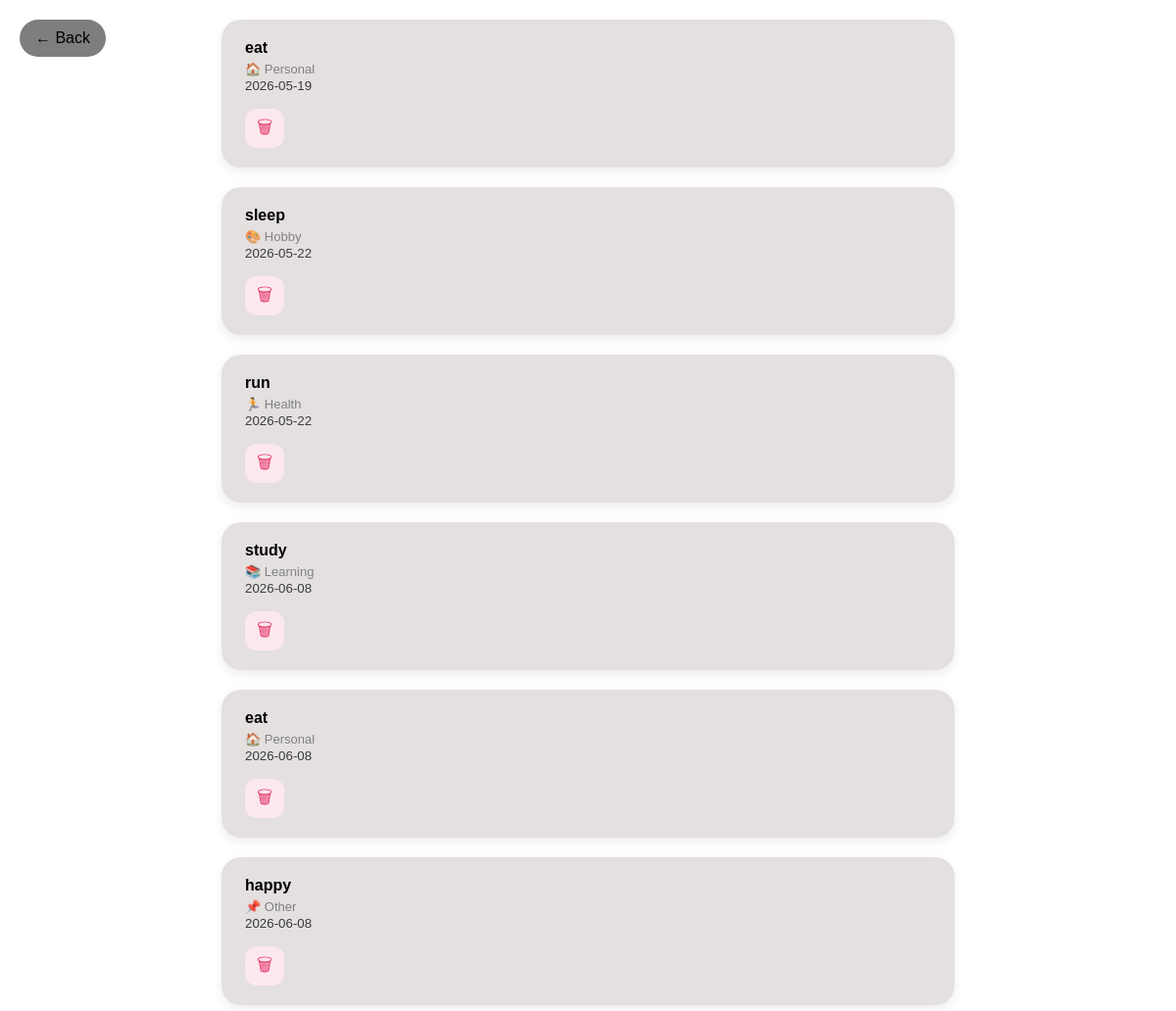
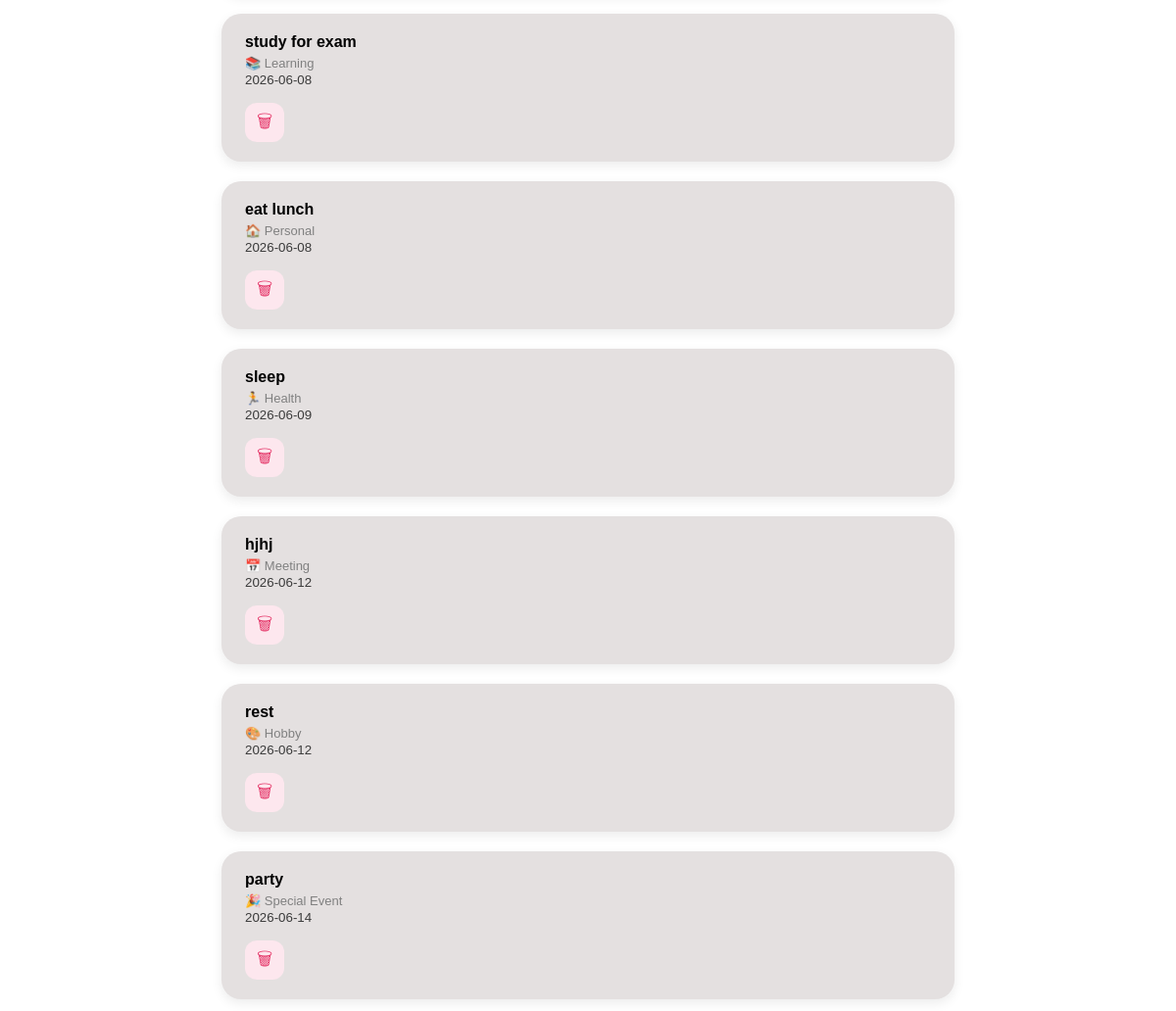
The app's page /history with its own data (2 pictures, top to bottom).
### tables this page shows
CREATE TABLE tasks (
        id INTEGER PRIMARY KEY AUTOINCREMENT,
        name TEXT,
        category TEXT,
        status TEXT,
        date TEXT
    );

### app.py (the view)
@app.route("/history")
def history():
    conn = sqlite3.connect("tasks.db")
    cursor = conn.cursor()
    cursor.execute("SELECT * FROM tasks WHERE status='completed' ")
    completed_rows = cursor.fetchall()
    conn.close()
    category_icons = {
        "Learning": "📚",
        "Work": "💼",
        "Health": "🏃",
        "Shopping": "🛒",
        "Personal": "🏠",
        "Hobby": "🎨",
        "Finance": "💰",
        "Meeting": "📅",
        "Design": "🖌️",
        "Special Event": "🎉",
        "Other": "📌"
    }
    completed_tasks = []
    for row in completed_rows:
        completed_tasks.append({
            "id": row[0],
            "name": row[1],
            "category": row[2],
            "status": row[3],
            "date": row[4],
            "icon": category_icons.get(row[2], "📌")
        })
        completed_count = len(completed_tasks)
    return render_template("history.html", completed_tasks=completed_tasks,
                            completed_count=completed_count)

### templates/history.html (shortened to what this page needs)
<!DOCTYPE html>
<html>
    <head>
    <link rel="stylesheet" href="{{ url_for('static', filename='style.css') }}">
    </head>
    <body>
        <div class="completed-tasks">
            <a href="/home" class="back-btn2">← Back</a>
    {% if completed_tasks %}
     {% for task in completed_tasks %}
        <div class="task-card">
         <div class="task-header">
            <div class="task-text">
              <h4>{{ task.name }}</h4>
              <p>{{ task.icon }} {{ task.category }}</p>
              <small>{{ task.date }}</small>
                </div>
            <div class="task-buttons">
             <button class="delete-btn" onclick="deleteTask('{{ task.id }}')"> 🗑 </button>
             </div>
                </div>
                  </div>
        {% endfor %}
    {% else %}
        <p>No completed tasks yet.</p>
    {% endif %}
</div>
    </body>
</html>

### static/style.css (style rules this page uses)
body { background-color: #f3bce7; font-family: "Segoe UI", sans-serif; margin: 0; }
body { margin: 0; font-family: 'segoe UI',sans-serif; background:white; }
.task-card { background:rgb(228, 224, 224); max-width:700px; margin:20px auto; padding: 20px 24px; margin-bottom: 12px; border-radius: 20px; box-shadow: 0 4px 12px rgba(0,0,0,0.08); }
.task-text { flex:1; }
.task-text h4 { margin:0 0 8px 0; }
.task-text p { margin:5px 0; }
.task-text small { color:#3b3b3b; }
.task-card h4 { margin: 0; font-size: 16px; }
.task-card p { margin: 5px 0 0; font-size: 13px; color: gray; }
.task-buttons { display: flex; gap: 10px; margin-top:15px; }
.task-buttons button { width: 40px; height: 40px; border: none; border-radius: 12px; cursor: pointer; font-size: 18px; transition:0.2s; }
.delete-btn { background: #FDE7EE; color: #E5396B; border: none; padding: 6px 12px; border-radius: 8px; cursor: pointer; }
body { margin: 0; background: white; font-family: Arial; }
.back-btn2 { position: fixed; top: 20px; left: 20px; height: 38px; padding: 0 16px; display: flex; align-items: center; justify-content: center; border-radius: 20px; background: #7e7e80; text-decoration: none; color: black; }

### records on screen
tasks: name "eat", icon "🏠", category "Personal", date "2026-05-19"
tasks: name "sleep", icon "🎨", category "Hobby", date "2026-05-22"
tasks: name "run", icon "🏃", category "Health", date "2026-05-22"
tasks: name "study", icon "📚", category "Learning", date "2026-06-08"
tasks: name "eat", icon "🏠", category "Personal", date "2026-06-08"
tasks: name "happy", icon "📌", category "Other", date "2026-06-08"
tasks: name "study for exam", icon "📚", category "Learning", date "2026-06-08"
tasks: name "eat lunch", icon "🏠", category "Personal", date "2026-06-08"
tasks: name "sleep", icon "🏃", category "Health", date "2026-06-09"
tasks: name "hjhj", icon "📅", category "Meeting", date "2026-06-12"
tasks: name "rest", icon "🎨", category "Hobby", date "2026-06-12"
tasks: name "party", icon "🎉", category "Special Event", date "2026-06-14"
